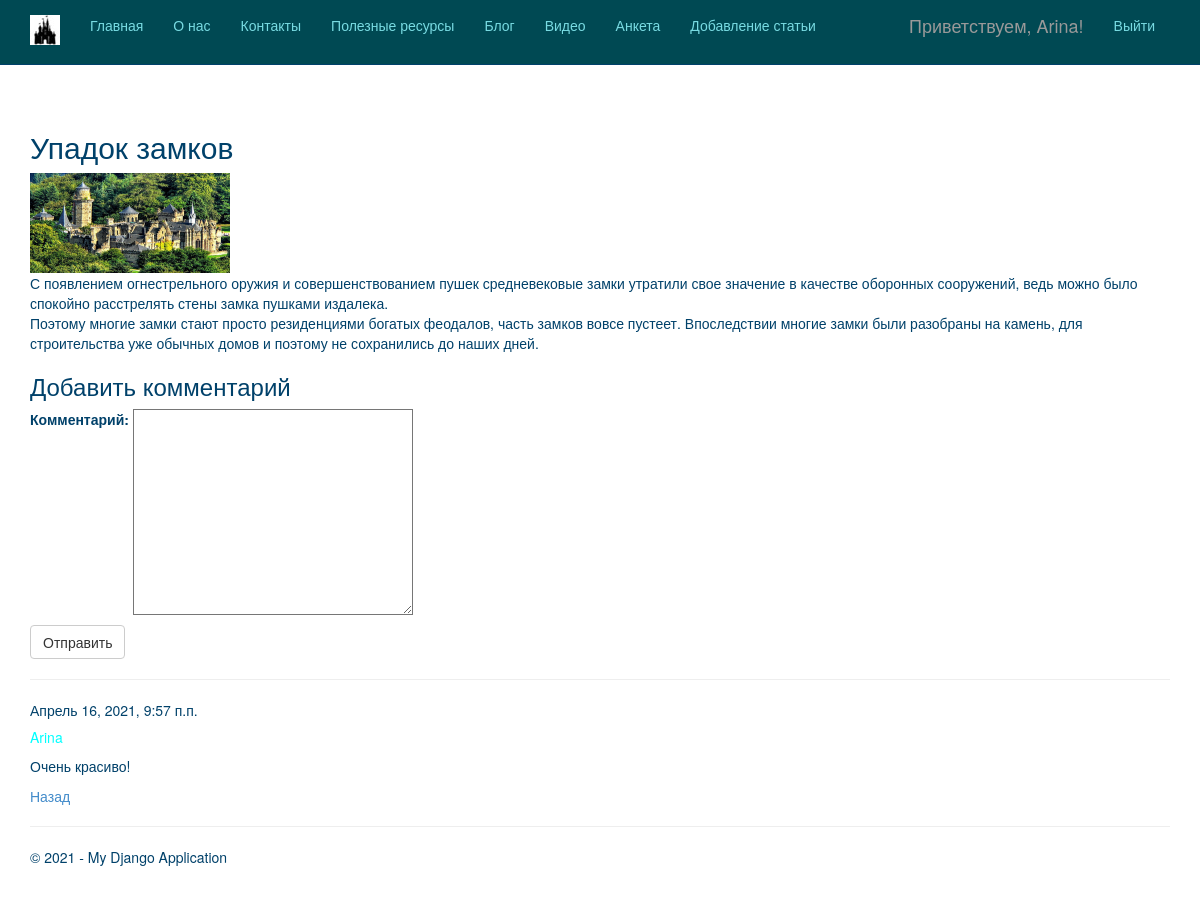
Screenshot of /4/ (signed in) with the database file from the repository.
### app/models.py (models this page shows, shortened)
class Blog(models.Model):
    title = models.CharField(max_length=100,unique_for_date="posted",verbose_name="Заголовок")
    description = models.TextField(verbose_name="Краткое содержание")
    content = models.TextField(verbose_name="Полное содержание")
    posted = models.DateTimeField(default = datetime.now(), db_index = True, verbose_name = "Опубликована")
    author = models.ForeignKey(User, null=True, blank=True, on_delete = models.SET_NULL, verbose_name = "Автор")
    image = models.FileField(default = 'temp.jpg', verbose_name="Путь к картинке")
    class Meta:
        db_table = "Posts"
        ordering = ["-posted"]
        verbose_name = "Статья блога"
        verbose_name_plural = "Статьи блога"

class Comment(models.Model):
    text = models.TextField(verbose_name="Комментарий")
    date = models.DateTimeField(default= datetime.now(), db_index= True, verbose_name="Дата")
    author = models.ForeignKey(User, on_delete = models.CASCADE, verbose_name = "Автор")
    post = models.ForeignKey(Blog, on_delete = models.CASCADE, verbose_name = "Статья")
    class Meta:
        db_table = "Comments"
        verbose_name = "Комментарий"
        verbose_name_plural = "Комментарии к статьям блога"
        ordering = ["-date"]

### app/views.py (the view)
# urls.py: url(r'^(?P<parametr>\d+)/$', app.views.blogpost, name='blogpost'),
def blogpost(request, parametr):
    post_1 = Blog.objects.get(
        id=parametr
    )  # запрос на выбор конкретной статьи по параметру
    comments = Comment.objects.filter(post=parametr)
    assert isinstance(request, HttpRequest)
    if request.method == "POST":  # после отправки данных формы на сервер методом POST
        form = CommentForm(request.POST)
        if form.is_valid():
            comment_f = form.save(commit=False)
            comment_f.author = (
                request.user
            )  # добавляем (так как этого поля нет в форме) в модель Комментария (Comment) в поле автор авторизованного пользователя
            comment_f.date = (
                datetime.now()
            )  # добавляем в модель Комментария (Comment) текущую дату
            comment_f.post = Blog.objects.get(
                id=parametr
            )  # добавляем в модель Комментария (Comment) статью, для которой данный комментарий
            comment_f.save()  # сохраняем изменения после добавления полей
            return redirect(
                "blogpost", parametr=post_1.id
            )  # переадресация на ту же страницу статьи после отправки комментария
    else:
        form = CommentForm()  # создание формы для ввода комментария
    return render(request,"app/blogpost.html",{"post_1": post_1,  "comments": comments, "form":form,"year": datetime.now().year,},)

### app/forms.py
class CommentForm (forms.ModelForm):
    class Meta:
        model = Comment
        fields = ('text',) # требуется заполнить только поле text
        labels = {'text': "Комментарий"} # метка к полю формы text

### app/templates/app/blogpost.html
﻿{% extends "app/layout.html" %}
{% block content %}
{% load staticfiles %}
<h2> {{post_1.title}} </h2>
{% if post_1.image and post_1.image.url != '/media/temp.jpg' %}
<img src="{{ post_1.image.url }}" alt=" Картинка статьи блога" width="200" height="100"/>
{% endif %}
{% autoescape off %}
<p> {{post_1.content|linebreaksbr}} </p>
{% endautoescape %}
{% if user.is_authenticated %}
    <h3>Добавить комментарий</h3>
    <form method="POST" >{% csrf_token %}
        <div>
            {{form.as_p}}
            <button type="submit" class="save btn btn-default" > Отправить </button>
        </div>
    </form>
{% else %}
<h3> Для добавления своего комментария, пожалуйста, авторизуйтесь </h3>
{% endif %}
{% for comment in comments %}
<hr/>
<h7> {{comment.date}} </h7>
<h5> {{comment.author}} </h5>
<p> {{comment.text|linebreaksbr}} </p>
{% endfor %}
<p><a href="{% url 'blog' %}">Назад</a></p>
{% endblock %}

### app/templates/app/loginpartial.html (shortened to what this page needs)
﻿{% if user.is_authenticated %}
<form id="logoutForm" action="/logout" method="post" class="navbar-right">
    <ul class="nav navbar-nav navbar-right">
        <li><span class="navbar-brand">Приветствуем, {{ user.username }}!</span></li>
        <li><a href="javascript:document.getElementById('logoutForm').submit()">Выйти</a></li>
    </ul>
</form>
{% else %}
<ul class="nav navbar-nav navbar-right">
    <li><a href="{% url 'login' %}">Войти</a></li>
</ul>
{% endif %}

### app/static/app/content/site.css (style rules this page uses)
body { padding-top: 90px; padding-bottom: 20px; color: #00416A; }
p { color: #00416A; }
h5 { color: aqua; }
input, select, textarea { max-width: 280px; }

### rows the page displays
Blog: title "Упадок замков", image (picture), content "С появлением огнестрельного оружия и совершенствованием пушек средневековые замки утратили свое значение в качестве оборонных сооружений, ведь можно было спокойно расстрелять стены замка пушками издалека. Поэтому многие замки стают просто резиденциями богатых феодалов, часть замков вовсе пустеет. Впоследствии многие замки были разобраны на камень, для строительства уже обычных домов и поэтому не сохранились до наших дней."
Comment: date "Апрель 16, 2021, 9:57 п.п.", author "Arina", text "Очень красиво!"

### other values shown
{{ user.username }} "Arina"
